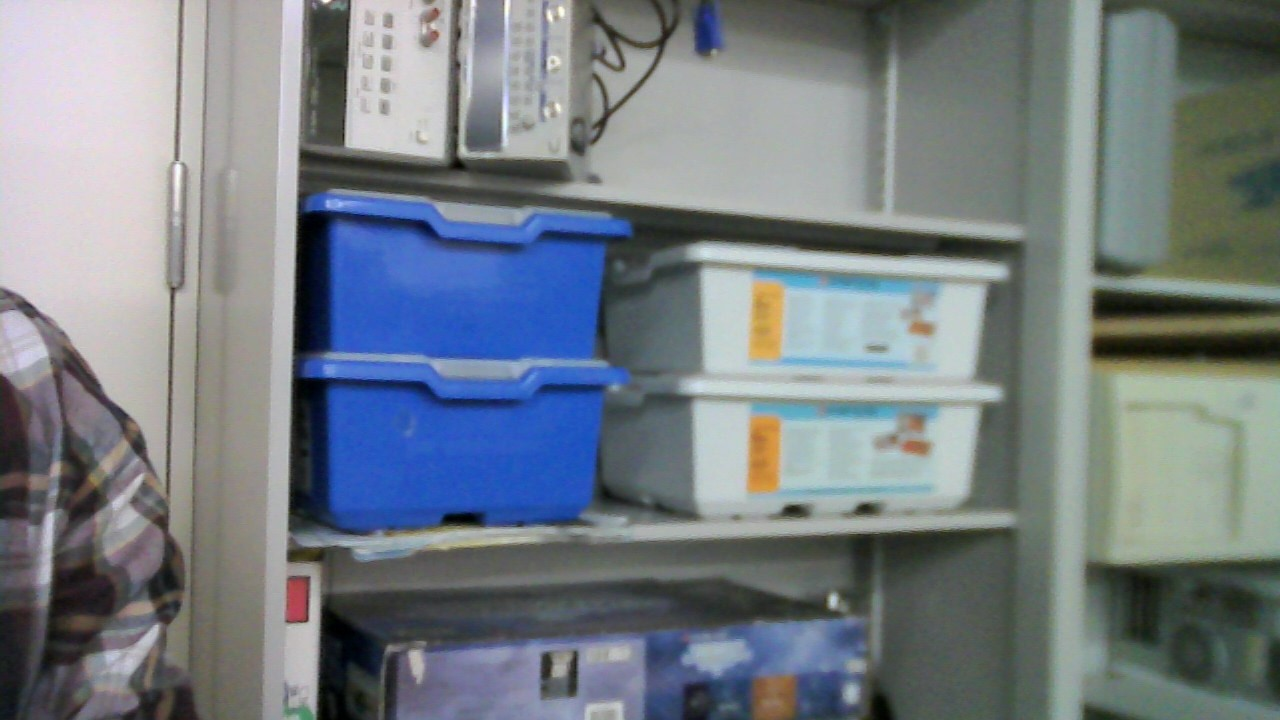
#> input picture tests/im1.jpg, 1280 x 720 px
$ python homography_test.py
#> lines starting #> are read from the running program, lines starting #| are printed output that depends on the picture; after the words box and inside, x2 and y2 are one past the last pixel; in counts of white or black regions, pixels touching at a corner belong together
import numpy as np
import cv2
from matplotlib import pyplot as plt
MIN_MATCH_COUNT = 10

img1 = cv2.imread('im1.jpg')          # queryImage
#> img1 is the input picture: shape (720, 1280, 3); mean B, G, R 132, 125.6, 117.3
img2 = cv2.imread('im2.jpg') # trainImage
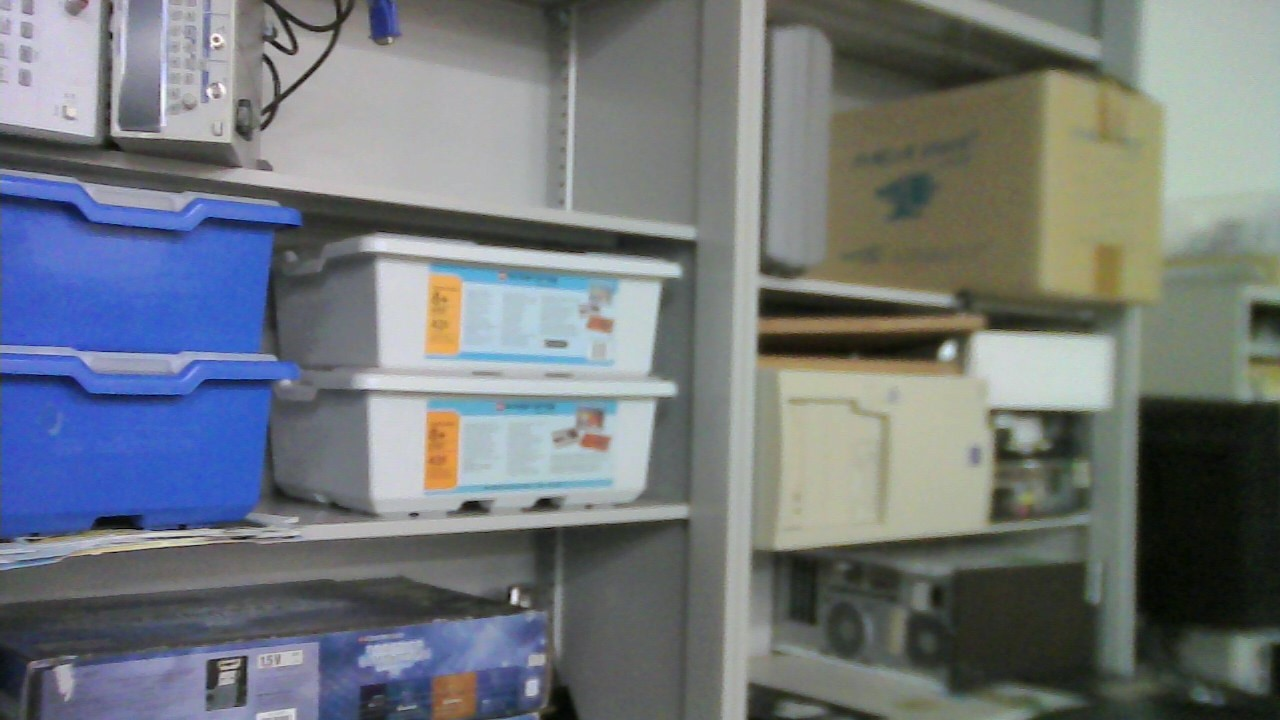
#> input picture tests/im2.jpg, 1280 x 720 px
#> img2 is the input picture: shape (720, 1280, 3); mean B, G, R 123.4, 119, 113

# Initiate SIFT detector
sift = cv2.xfeatures2d.SIFT_create()
# find the keypoints and descriptors with SIFT
kp1, des1 = sift.detectAndCompute(img1,None)
#> kp1 = 680 keypoints; strongest (x, y, size): (313, 229, 26.5), (793, 511, 11.7), (865, 509, 10.8), (312, 326, 30.6)
kp2, des2 = sift.detectAndCompute(img2,None)
#> kp2 = 752 keypoints; strongest (x, y, size): (947, 350, 10.2), (545, 504, 11.1), (216, 39, 3.4), (532, 688, 11.3)
FLANN_INDEX_KDTREE = 0
index_params = dict(algorithm = FLANN_INDEX_KDTREE, trees = 5)
search_params = dict(checks = 50)
flann = cv2.FlannBasedMatcher(index_params, search_params)
matches = flann.knnMatch(des1,des2,k=2)
#> matches = 680 matches

# store all the good matches as per Lowe's ratio test.
good = []
for m,n in matches:
    if m.distance < 0.7*n.distance:
        good.append(m)
#> after the loop, good = 166 matches

if len(good)>MIN_MATCH_COUNT:
    src_pts = np.float32([ kp1[m.queryIdx].pt for m in good ]).reshape(-1,1,2)
#> src_pts = 166 rows, first 8: [193.5, 511.4], [200.8, 111.8], [347, 43.79], [363.6, 151], [370.4, 45.45], [371.8, 23.58], [376.5, 85.84], [377.2, 62.85]
    dst_pts = np.float32([ kp2[m.trainIdx].pt for m in good ]).reshape(-1,1,2)
#> dst_pts = 166 rows, first 8: [133.7, 226.9], [393.9, 643.9], [335.7, 539.9], [24.7, 127.4], [28.62, 37.11], [28.62, 37.11], [15.96, 28.54], [15.96, 28.54]
    M, mask = cv2.findHomography(src_pts, dst_pts, cv2.RANSAC,5.0)
#> M = [[1.28, 0.00319, -465.1], [0.0805, 1.17, -72.03], [0.000208, -2.08e-06, 1]]; mask = 166 values, max 1 at index 7, min 0 at index 0, mean 0.886
    matchesMask = mask.ravel().tolist()
#> matchesMask has the same summary as mask
    h,w,d = img1.shape
#> h = 720; w = 1280; d = 3
    pts = np.float32([ [0,0],[0,h-1],[w-1,h-1],[w-1,0] ]).reshape(-1,1,2)
    dst = cv2.perspectiveTransform(pts,M)
#> dst = [[-465.1, -72.03], [-463.5, 771], [927.2, 690], [924.3, 24.41]]
    img2 = cv2.polylines(img2,[np.int32(dst)],True,255,3, cv2.LINE_AA)
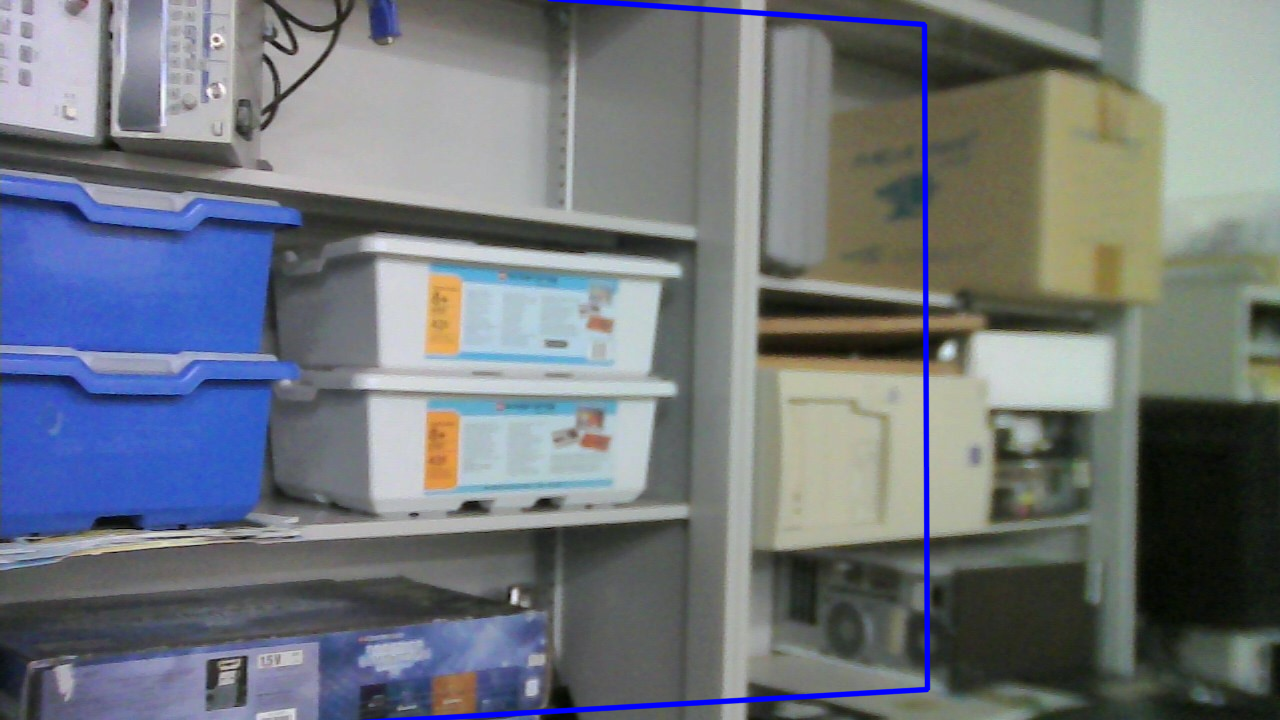
#> img2: shape (720, 1280, 3); 1.17% of pixels changed, all inside (x1, y1, x2, y2) = (360, 0, 931, 720)
else:
    print("Not enough matches are found - %d/%d" % (len(good),MIN_MATCH_COUNT))
    matchesMask = None

draw_params = dict(matchColor = (0,255,0), # draw matches in green color
                   singlePointColor = None,
                   matchesMask = matchesMask, # draw only inliers
                   flags = 2)
#> draw_params = 4 items
img3 = cv2.drawMatches(img1,kp1,img2,kp2,good,None,**draw_params)
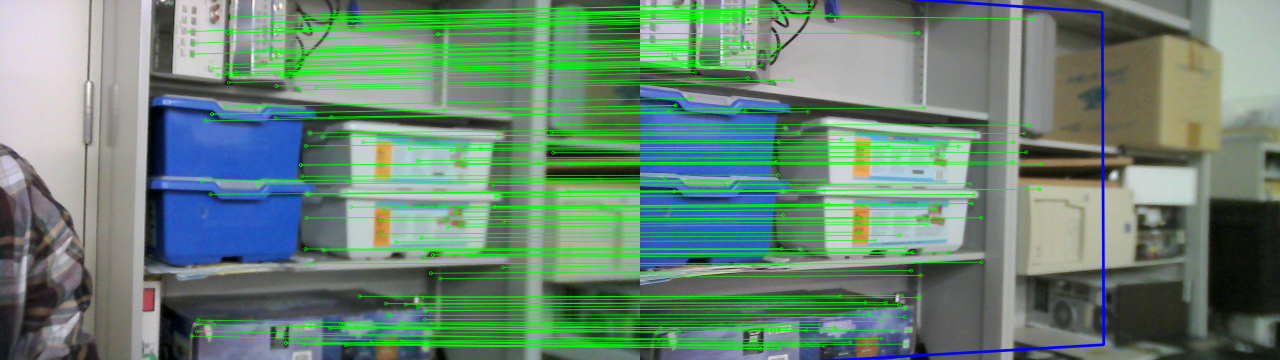
#> img3: shape (720, 2560, 3) (shown at 1/2 size); mean B, G, R 116.5, 133.5, 104.5
plt.imshow(img3, 'gray'),plt.show()
